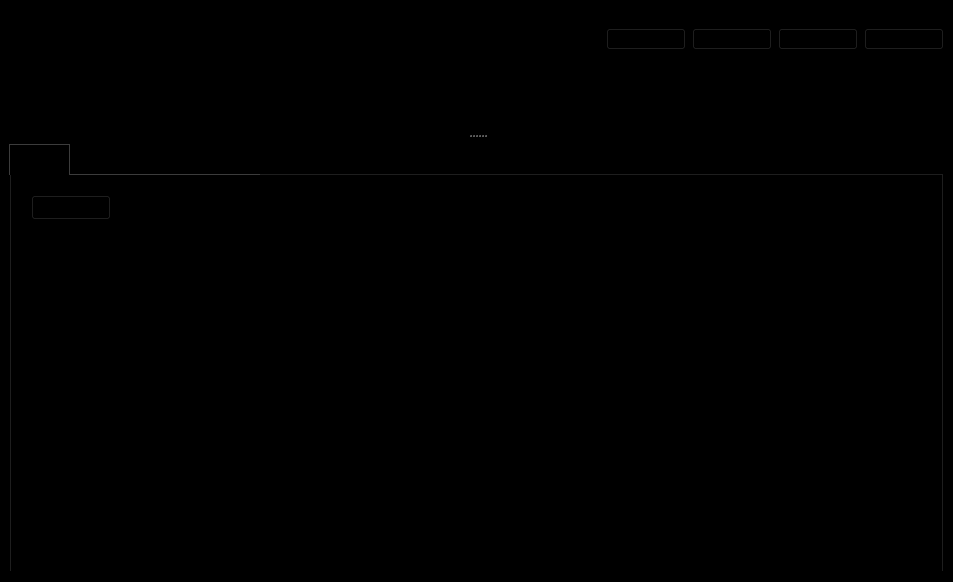
<?xml version="1.0" encoding="UTF-8"?>
<ui version="4.0">
 <class>MainWindow</class>
 <widget class="QMainWindow" name="MainWindow">
  <property name="geometry">
   <rect>
    <x>0</x>
    <y>0</y>
    <width>953</width>
    <height>582</height>
   </rect>
  </property>
  <property name="windowTitle">
   <string>GPIB-SoftScope</string>
  </property>
  <property name="styleSheet">
   <string notr="true">background-color: rgb(0,0,0);</string>
  </property>
  <widget class="QWidget" name="centralwidget">
   <layout class="QVBoxLayout" name="verticalLayout">
    <item>
     <layout class="QHBoxLayout" name="horizontalLayout">
      <item>
       <widget class="QLabel" name="lblCommand">
        <property name="text">
         <string>Command</string>
        </property>
       </widget>
      </item>
      <item>
       <widget class="QLineEdit" name="lineEditCommand"/>
      </item>
      <item>
       <widget class="QPushButton" name="cmdSend">
        <property name="text">
         <string>Send</string>
        </property>
       </widget>
      </item>
      <item>
       <widget class="QPushButton" name="cmdQuery">
        <property name="enabled">
         <bool>true</bool>
        </property>
        <property name="text">
         <string>Query</string>
        </property>
       </widget>
      </item>
      <item>
       <widget class="QPushButton" name="cmdStart">
        <property name="enabled">
         <bool>true</bool>
        </property>
        <property name="text">
         <string>Start</string>
        </property>
       </widget>
      </item>
      <item>
       <widget class="QPushButton" name="cmdStop">
        <property name="text">
         <string>Stop / Single</string>
        </property>
       </widget>
      </item>
     </layout>
    </item>
    <item>
     <widget class="QSplitter" name="splitter">
      <property name="frameShape">
       <enum>QFrame::NoFrame</enum>
      </property>
      <property name="orientation">
       <enum>Qt::Vertical</enum>
      </property>
      <property name="handleWidth">
       <number>16</number>
      </property>
      <property name="childrenCollapsible">
       <bool>false</bool>
      </property>
      <widget class="WaveformPlot" name="qwtPlot" native="true"/>
      <widget class="QTabWidget" name="tabWidget">
       <property name="sizePolicy">
        <sizepolicy hsizetype="Expanding" vsizetype="Expanding">
         <horstretch>0</horstretch>
         <verstretch>0</verstretch>
        </sizepolicy>
       </property>
       <property name="minimumSize">
        <size>
         <width>0</width>
         <height>200</height>
        </size>
       </property>
       <property name="styleSheet">
        <string notr="true">QTabBar::tab {
	padding: 8px;
}

QTabBar::tab:selected {
	border-bottom: none;
	border-left: 1px solid rgb(60,60,60);
	border-right: 1px solid rgb(60,60,60);
	border-top: 1px solid rgb(60,60,60);
}

QTabBar::tab:!selected {
    border-bottom: 1px solid rgb(60,60,60);
}</string>
       </property>
       <property name="tabShape">
        <enum>QTabWidget::Rounded</enum>
       </property>
       <property name="currentIndex">
        <number>0</number>
       </property>
       <property name="tabsClosable">
        <bool>false</bool>
       </property>
       <widget class="QWidget" name="tabGeneral">
        <attribute name="title">
         <string>General</string>
        </attribute>
        <widget class="QPushButton" name="cmdAutoscale">
         <property name="geometry">
          <rect>
           <x>20</x>
           <y>20</y>
           <width>80</width>
           <height>25</height>
          </rect>
         </property>
         <property name="sizePolicy">
          <sizepolicy hsizetype="Maximum" vsizetype="Fixed">
           <horstretch>0</horstretch>
           <verstretch>0</verstretch>
          </sizepolicy>
         </property>
         <property name="text">
          <string>Autoscale</string>
         </property>
        </widget>
       </widget>
       <widget class="QWidget" name="tabHorizontal">
        <attribute name="title">
         <string>Timebase</string>
        </attribute>
        <widget class="QWidget" name="formLayoutWidget">
         <property name="geometry">
          <rect>
           <x>10</x>
           <y>20</y>
           <width>341</width>
           <height>121</height>
          </rect>
         </property>
         <layout class="QFormLayout" name="formLayout">
          <item row="0" column="0">
           <widget class="QLabel" name="lblPoints">
            <property name="text">
             <string>Points</string>
            </property>
           </widget>
          </item>
          <item row="0" column="1">
           <widget class="QComboBox" name="comboBoxPoints">
            <property name="currentIndex">
             <number>1</number>
            </property>
            <item>
             <property name="text">
              <string>512</string>
             </property>
            </item>
            <item>
             <property name="text">
              <string>1024</string>
             </property>
            </item>
            <item>
             <property name="text">
              <string>2048</string>
             </property>
            </item>
            <item>
             <property name="text">
              <string>4096</string>
             </property>
            </item>
            <item>
             <property name="text">
              <string>8192</string>
             </property>
            </item>
            <item>
             <property name="text">
              <string>16384</string>
             </property>
            </item>
            <item>
             <property name="text">
              <string>32768</string>
             </property>
            </item>
           </widget>
          </item>
          <item row="1" column="0">
           <widget class="QLabel" name="lblReference">
            <property name="text">
             <string>Reference</string>
            </property>
           </widget>
          </item>
          <item row="1" column="1">
           <widget class="QComboBox" name="comboBoxReference">
            <property name="currentIndex">
             <number>1</number>
            </property>
            <property name="maxVisibleItems">
             <number>3</number>
            </property>
            <property name="maxCount">
             <number>3</number>
            </property>
            <item>
             <property name="text">
              <string>Left</string>
             </property>
            </item>
            <item>
             <property name="text">
              <string>Center</string>
             </property>
            </item>
            <item>
             <property name="text">
              <string>Right</string>
             </property>
            </item>
           </widget>
          </item>
          <item row="2" column="0">
           <widget class="QLabel" name="lblTimebaseRange">
            <property name="text">
             <string>Timebase range</string>
            </property>
           </widget>
          </item>
          <item row="2" column="1">
           <widget class="QLabel" name="lblTimebaseRangeNumber">
            <property name="text">
             <string>NULL</string>
            </property>
           </widget>
          </item>
          <item row="3" column="0">
           <widget class="QLabel" name="lblFps">
            <property name="text">
             <string>FPS</string>
            </property>
           </widget>
          </item>
          <item row="3" column="1">
           <widget class="QLabel" name="lblFpsNumber">
            <property name="text">
             <string>NULL</string>
            </property>
           </widget>
          </item>
         </layout>
        </widget>
        <widget class="QPushButton" name="cmdZoomIn">
         <property name="geometry">
          <rect>
           <x>400</x>
           <y>30</y>
           <width>80</width>
           <height>25</height>
          </rect>
         </property>
         <property name="text">
          <string>Zoom in</string>
         </property>
        </widget>
        <widget class="QPushButton" name="cmdZoomOut">
         <property name="geometry">
          <rect>
           <x>520</x>
           <y>30</y>
           <width>80</width>
           <height>25</height>
          </rect>
         </property>
         <property name="text">
          <string>Zoom out</string>
         </property>
        </widget>
       </widget>
       <widget class="QWidget" name="tabChannels">
        <attribute name="title">
         <string>Channels</string>
        </attribute>
        <layout class="QHBoxLayout" name="horizontalLayout_2">
         <item>
          <widget class="QGroupBox" name="groupBoxCh1">
           <property name="title">
            <string>Channel 1</string>
           </property>
           <layout class="QFormLayout" name="formLayout_2">
            <item row="2" column="0">
             <widget class="QCheckBox" name="checkBoxACLF">
              <property name="text">
               <string>AC Coupling
+ LF-Reject</string>
              </property>
             </widget>
            </item>
            <item row="0" column="0">
             <widget class="QCheckBox" name="chkEnabledCh1">
              <property name="text">
               <string>Enabled</string>
              </property>
              <property name="checked">
               <bool>true</bool>
              </property>
             </widget>
            </item>
            <item row="1" column="0">
             <widget class="QCheckBox" name="chkShowCh1">
              <property name="text">
               <string>Show</string>
              </property>
              <property name="checked">
               <bool>true</bool>
              </property>
             </widget>
            </item>
           </layout>
          </widget>
         </item>
         <item>
          <widget class="QGroupBox" name="groupBoxCh2">
           <property name="title">
            <string>Channel 2</string>
           </property>
           <layout class="QFormLayout" name="formLayout_3">
            <item row="0" column="0">
             <widget class="QCheckBox" name="chkEnabledCh2">
              <property name="text">
               <string>Enabled</string>
              </property>
             </widget>
            </item>
            <item row="1" column="0">
             <widget class="QCheckBox" name="chkShowCh2">
              <property name="enabled">
               <bool>false</bool>
              </property>
              <property name="text">
               <string>Show</string>
              </property>
             </widget>
            </item>
           </layout>
          </widget>
         </item>
         <item>
          <widget class="QGroupBox" name="groupBoxCh3">
           <property name="title">
            <string>Channel 3</string>
           </property>
           <layout class="QFormLayout" name="formLayout_4">
            <item row="0" column="0">
             <widget class="QCheckBox" name="chkEnabledCh3">
              <property name="text">
               <string>Enabled</string>
              </property>
             </widget>
            </item>
            <item row="1" column="0">
             <widget class="QCheckBox" name="chkShowCh3">
              <property name="enabled">
               <bool>false</bool>
              </property>
              <property name="text">
               <string>Show</string>
              </property>
             </widget>
            </item>
           </layout>
          </widget>
         </item>
         <item>
          <widget class="QGroupBox" name="groupBoxCh4">
           <property name="title">
            <string>Channel 4</string>
           </property>
           <layout class="QFormLayout" name="formLayout_5">
            <item row="0" column="0">
             <widget class="QCheckBox" name="chkEnabledCh4">
              <property name="text">
               <string>Enabled</string>
              </property>
             </widget>
            </item>
            <item row="1" column="0">
             <widget class="QCheckBox" name="chkShowCh4">
              <property name="enabled">
               <bool>false</bool>
              </property>
              <property name="text">
               <string>Show</string>
              </property>
             </widget>
            </item>
           </layout>
          </widget>
         </item>
        </layout>
       </widget>
       <widget class="QWidget" name="tab">
        <attribute name="title">
         <string>Trigger</string>
        </attribute>
        <widget class="QWidget" name="layoutWidget">
         <property name="geometry">
          <rect>
           <x>30</x>
           <y>30</y>
           <width>301</width>
           <height>152</height>
          </rect>
         </property>
         <layout class="QVBoxLayout" name="verticalLayout_2">
          <item>
           <layout class="QHBoxLayout" name="horizontalLayout_5">
            <item>
             <widget class="QLabel" name="label_3">
              <property name="text">
               <string>Source channel</string>
              </property>
             </widget>
            </item>
            <item>
             <widget class="QComboBox" name="comboBox">
              <item>
               <property name="text">
                <string>1</string>
               </property>
              </item>
              <item>
               <property name="text">
                <string>2</string>
               </property>
              </item>
              <item>
               <property name="text">
                <string>3</string>
               </property>
              </item>
              <item>
               <property name="text">
                <string>4</string>
               </property>
              </item>
             </widget>
            </item>
           </layout>
          </item>
          <item>
           <layout class="QHBoxLayout" name="horizontalLayout_3">
            <item>
             <widget class="QLabel" name="label">
              <property name="text">
               <string>Level</string>
              </property>
             </widget>
            </item>
            <item>
             <widget class="QSpinBox" name="spinBoxTriggerLevel">
              <property name="minimum">
               <number>-999</number>
              </property>
              <property name="maximum">
               <number>999</number>
              </property>
             </widget>
            </item>
            <item>
             <widget class="QComboBox" name="comboBoxTriggerLevel">
              <item>
               <property name="text">
                <string>V</string>
               </property>
              </item>
              <item>
               <property name="text">
                <string>mV</string>
               </property>
              </item>
             </widget>
            </item>
            <item>
             <widget class="QPushButton" name="cmdTriggerLevelSet">
              <property name="text">
               <string>Set</string>
              </property>
             </widget>
            </item>
           </layout>
          </item>
          <item>
           <layout class="QHBoxLayout" name="horizontalLayout_4">
            <item>
             <widget class="QLabel" name="label_2">
              <property name="text">
               <string>Holdoff</string>
              </property>
             </widget>
            </item>
            <item>
             <widget class="QSpinBox" name="spinBoxTriggerHoldoff">
              <property name="minimum">
               <number>-999</number>
              </property>
              <property name="maximum">
               <number>999</number>
              </property>
             </widget>
            </item>
            <item>
             <widget class="QComboBox" name="comboBoxTriggerHoldoff">
              <item>
               <property name="text">
                <string>s</string>
               </property>
              </item>
              <item>
               <property name="text">
                <string>ms</string>
               </property>
              </item>
              <item>
               <property name="text">
                <string>μs</string>
               </property>
              </item>
              <item>
               <property name="text">
                <string>ns</string>
               </property>
              </item>
             </widget>
            </item>
            <item>
             <widget class="QPushButton" name="cmdTriggerHoldoffSet">
              <property name="text">
               <string>Set</string>
              </property>
             </widget>
            </item>
           </layout>
          </item>
          <item>
           <layout class="QHBoxLayout" name="horizontalLayout_6">
            <item>
             <layout class="QHBoxLayout" name="horizontalLayout_7">
              <item>
               <widget class="QLabel" name="label_4">
                <property name="text">
                 <string>Noise reject</string>
                </property>
               </widget>
              </item>
              <item>
               <widget class="QCheckBox" name="checkBoxNoiseReject">
                <property name="text">
                 <string/>
                </property>
               </widget>
              </item>
              <item>
               <spacer name="horizontalSpacer">
                <property name="orientation">
                 <enum>Qt::Horizontal</enum>
                </property>
                <property name="sizeHint" stdset="0">
                 <size>
                  <width>40</width>
                  <height>20</height>
                 </size>
                </property>
               </spacer>
              </item>
             </layout>
            </item>
           </layout>
          </item>
         </layout>
        </widget>
       </widget>
      </widget>
     </widget>
    </item>
   </layout>
  </widget>
  <widget class="QMenuBar" name="menuBar">
   <property name="geometry">
    <rect>
     <x>0</x>
     <y>0</y>
     <width>953</width>
     <height>22</height>
    </rect>
   </property>
   <widget class="QMenu" name="menuFile">
    <property name="title">
     <string>File</string>
    </property>
   </widget>
   <widget class="QMenu" name="menuInstrument">
    <property name="title">
     <string>Instrument</string>
    </property>
    <addaction name="actionConnect"/>
    <addaction name="actionInfo"/>
   </widget>
   <widget class="QMenu" name="menuApps">
    <property name="title">
     <string>Apps</string>
    </property>
   </widget>
   <addaction name="menuFile"/>
   <addaction name="menuInstrument"/>
   <addaction name="menuApps"/>
  </widget>
  <action name="actionConnect">
   <property name="text">
    <string>Connect</string>
   </property>
  </action>
  <action name="actionInfo">
   <property name="text">
    <string>Info</string>
   </property>
  </action>
  <action name="actionFequencyResponse_Analysis">
   <property name="text">
    <string>Fequency Response Analysis</string>
   </property>
  </action>
 </widget>
 <customwidgets>
  <customwidget>
   <class>WaveformPlot</class>
   <extends>QWidget</extends>
   <header location="global">waveformPlot.h</header>
   <container>1</container>
  </customwidget>
 </customwidgets>
 <resources/>
 <connections>
  <connection>
   <sender>chkEnabledCh1</sender>
   <signal>clicked(bool)</signal>
   <receiver>chkShowCh1</receiver>
   <slot>setChecked(bool)</slot>
   <hints>
    <hint type="sourcelabel">
     <x>64</x>
     <y>291</y>
    </hint>
    <hint type="destinationlabel">
     <x>70</x>
     <y>378</y>
    </hint>
   </hints>
  </connection>
  <connection>
   <sender>chkEnabledCh2</sender>
   <signal>clicked(bool)</signal>
   <receiver>chkShowCh2</receiver>
   <slot>setChecked(bool)</slot>
   <hints>
    <hint type="sourcelabel">
     <x>307</x>
     <y>324</y>
    </hint>
    <hint type="destinationlabel">
     <x>289</x>
     <y>445</y>
    </hint>
   </hints>
  </connection>
  <connection>
   <sender>chkEnabledCh3</sender>
   <signal>clicked(bool)</signal>
   <receiver>chkShowCh3</receiver>
   <slot>setChecked(bool)</slot>
   <hints>
    <hint type="sourcelabel">
     <x>524</x>
     <y>325</y>
    </hint>
    <hint type="destinationlabel">
     <x>530</x>
     <y>450</y>
    </hint>
   </hints>
  </connection>
  <connection>
   <sender>chkEnabledCh4</sender>
   <signal>clicked(bool)</signal>
   <receiver>chkShowCh4</receiver>
   <slot>setChecked(bool)</slot>
   <hints>
    <hint type="sourcelabel">
     <x>768</x>
     <y>319</y>
    </hint>
    <hint type="destinationlabel">
     <x>754</x>
     <y>445</y>
    </hint>
   </hints>
  </connection>
  <connection>
   <sender>chkEnabledCh4</sender>
   <signal>clicked(bool)</signal>
   <receiver>chkShowCh4</receiver>
   <slot>setEnabled(bool)</slot>
   <hints>
    <hint type="sourcelabel">
     <x>779</x>
     <y>320</y>
    </hint>
    <hint type="destinationlabel">
     <x>772</x>
     <y>445</y>
    </hint>
   </hints>
  </connection>
  <connection>
   <sender>chkEnabledCh3</sender>
   <signal>clicked(bool)</signal>
   <receiver>chkShowCh3</receiver>
   <slot>setEnabled(bool)</slot>
   <hints>
    <hint type="sourcelabel">
     <x>547</x>
     <y>323</y>
    </hint>
    <hint type="destinationlabel">
     <x>546</x>
     <y>446</y>
    </hint>
   </hints>
  </connection>
  <connection>
   <sender>chkEnabledCh2</sender>
   <signal>clicked(bool)</signal>
   <receiver>chkShowCh2</receiver>
   <slot>setEnabled(bool)</slot>
   <hints>
    <hint type="sourcelabel">
     <x>317</x>
     <y>325</y>
    </hint>
    <hint type="destinationlabel">
     <x>314</x>
     <y>444</y>
    </hint>
   </hints>
  </connection>
  <connection>
   <sender>chkEnabledCh1</sender>
   <signal>clicked(bool)</signal>
   <receiver>chkShowCh1</receiver>
   <slot>setEnabled(bool)</slot>
   <hints>
    <hint type="sourcelabel">
     <x>95</x>
     <y>287</y>
    </hint>
    <hint type="destinationlabel">
     <x>76</x>
     <y>365</y>
    </hint>
   </hints>
  </connection>
 </connections>
</ui>
